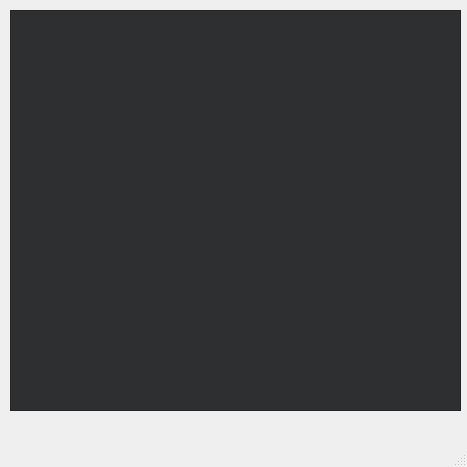
<?xml version="1.0" encoding="UTF-8"?>
<ui version="4.0">
 <class>MainWindow</class>
 <widget class="QMainWindow" name="MainWindow">
  <property name="geometry">
   <rect>
    <x>0</x>
    <y>0</y>
    <width>467</width>
    <height>467</height>
   </rect>
  </property>
  <property name="windowTitle">
   <string>MainWindow</string>
  </property>
  <widget class="QWidget" name="centralwidget">
   <widget class="QGraphicsView" name="graphicsView">
    <property name="geometry">
     <rect>
      <x>10</x>
      <y>10</y>
      <width>451</width>
      <height>401</height>
     </rect>
    </property>
    <property name="sizePolicy">
     <sizepolicy hsizetype="Fixed" vsizetype="Fixed">
      <horstretch>0</horstretch>
      <verstretch>0</verstretch>
     </sizepolicy>
    </property>
    <property name="palette">
     <palette>
      <active>
       <colorrole role="WindowText">
        <brush brushstyle="SolidPattern">
         <color alpha="255">
          <red>255</red>
          <green>255</green>
          <blue>255</blue>
         </color>
        </brush>
       </colorrole>
       <colorrole role="Button">
        <brush brushstyle="SolidPattern">
         <color alpha="255">
          <red>0</red>
          <green>0</green>
          <blue>0</blue>
         </color>
        </brush>
       </colorrole>
       <colorrole role="Light">
        <brush brushstyle="SolidPattern">
         <color alpha="255">
          <red>0</red>
          <green>0</green>
          <blue>0</blue>
         </color>
        </brush>
       </colorrole>
       <colorrole role="Midlight">
        <brush brushstyle="SolidPattern">
         <color alpha="255">
          <red>0</red>
          <green>0</green>
          <blue>0</blue>
         </color>
        </brush>
       </colorrole>
       <colorrole role="Dark">
        <brush brushstyle="SolidPattern">
         <color alpha="255">
          <red>0</red>
          <green>0</green>
          <blue>0</blue>
         </color>
        </brush>
       </colorrole>
       <colorrole role="Mid">
        <brush brushstyle="SolidPattern">
         <color alpha="255">
          <red>0</red>
          <green>0</green>
          <blue>0</blue>
         </color>
        </brush>
       </colorrole>
       <colorrole role="Text">
        <brush brushstyle="SolidPattern">
         <color alpha="255">
          <red>255</red>
          <green>255</green>
          <blue>255</blue>
         </color>
        </brush>
       </colorrole>
       <colorrole role="ButtonText">
        <brush brushstyle="SolidPattern">
         <color alpha="255">
          <red>255</red>
          <green>255</green>
          <blue>255</blue>
         </color>
        </brush>
       </colorrole>
       <colorrole role="Base">
        <brush brushstyle="SolidPattern">
         <color alpha="255">
          <red>0</red>
          <green>0</green>
          <blue>0</blue>
         </color>
        </brush>
       </colorrole>
       <colorrole role="Window">
        <brush brushstyle="SolidPattern">
         <color alpha="255">
          <red>0</red>
          <green>0</green>
          <blue>0</blue>
         </color>
        </brush>
       </colorrole>
       <colorrole role="AlternateBase">
        <brush brushstyle="SolidPattern">
         <color alpha="255">
          <red>0</red>
          <green>0</green>
          <blue>0</blue>
         </color>
        </brush>
       </colorrole>
       <colorrole role="ToolTipBase">
        <brush brushstyle="SolidPattern">
         <color alpha="255">
          <red>255</red>
          <green>255</green>
          <blue>220</blue>
         </color>
        </brush>
       </colorrole>
      </active>
      <inactive>
       <colorrole role="WindowText">
        <brush brushstyle="SolidPattern">
         <color alpha="255">
          <red>208</red>
          <green>208</green>
          <blue>208</blue>
         </color>
        </brush>
       </colorrole>
       <colorrole role="Button">
        <brush brushstyle="SolidPattern">
         <color alpha="255">
          <red>64</red>
          <green>65</green>
          <blue>66</blue>
         </color>
        </brush>
       </colorrole>
       <colorrole role="Light">
        <brush brushstyle="SolidPattern">
         <color alpha="255">
          <red>55</red>
          <green>55</green>
          <blue>55</blue>
         </color>
        </brush>
       </colorrole>
       <colorrole role="Midlight">
        <brush brushstyle="SolidPattern">
         <color alpha="255">
          <red>52</red>
          <green>52</green>
          <blue>52</blue>
         </color>
        </brush>
       </colorrole>
       <colorrole role="Dark">
        <brush brushstyle="SolidPattern">
         <color alpha="255">
          <red>64</red>
          <green>65</green>
          <blue>66</blue>
         </color>
        </brush>
       </colorrole>
       <colorrole role="Mid">
        <brush brushstyle="SolidPattern">
         <color alpha="255">
          <red>160</red>
          <green>160</green>
          <blue>160</blue>
         </color>
        </brush>
       </colorrole>
       <colorrole role="Text">
        <brush brushstyle="SolidPattern">
         <color alpha="255">
          <red>208</red>
          <green>208</green>
          <blue>208</blue>
         </color>
        </brush>
       </colorrole>
       <colorrole role="ButtonText">
        <brush brushstyle="SolidPattern">
         <color alpha="255">
          <red>208</red>
          <green>208</green>
          <blue>208</blue>
         </color>
        </brush>
       </colorrole>
       <colorrole role="Base">
        <brush brushstyle="SolidPattern">
         <color alpha="255">
          <red>46</red>
          <green>47</green>
          <blue>48</blue>
         </color>
        </brush>
       </colorrole>
       <colorrole role="Window">
        <brush brushstyle="SolidPattern">
         <color alpha="255">
          <red>46</red>
          <green>47</green>
          <blue>48</blue>
         </color>
        </brush>
       </colorrole>
       <colorrole role="AlternateBase">
        <brush brushstyle="SolidPattern">
         <color alpha="255">
          <red>53</red>
          <green>54</green>
          <blue>55</blue>
         </color>
        </brush>
       </colorrole>
       <colorrole role="ToolTipBase">
        <brush brushstyle="SolidPattern">
         <color alpha="255">
          <red>64</red>
          <green>65</green>
          <blue>66</blue>
         </color>
        </brush>
       </colorrole>
      </inactive>
      <disabled>
       <colorrole role="WindowText">
        <brush brushstyle="SolidPattern">
         <color alpha="255">
          <red>0</red>
          <green>0</green>
          <blue>0</blue>
         </color>
        </brush>
       </colorrole>
       <colorrole role="Button">
        <brush brushstyle="SolidPattern">
         <color alpha="255">
          <red>0</red>
          <green>0</green>
          <blue>0</blue>
         </color>
        </brush>
       </colorrole>
       <colorrole role="Light">
        <brush brushstyle="SolidPattern">
         <color alpha="255">
          <red>0</red>
          <green>0</green>
          <blue>0</blue>
         </color>
        </brush>
       </colorrole>
       <colorrole role="Midlight">
        <brush brushstyle="SolidPattern">
         <color alpha="255">
          <red>0</red>
          <green>0</green>
          <blue>0</blue>
         </color>
        </brush>
       </colorrole>
       <colorrole role="Dark">
        <brush brushstyle="SolidPattern">
         <color alpha="255">
          <red>0</red>
          <green>0</green>
          <blue>0</blue>
         </color>
        </brush>
       </colorrole>
       <colorrole role="Mid">
        <brush brushstyle="SolidPattern">
         <color alpha="255">
          <red>0</red>
          <green>0</green>
          <blue>0</blue>
         </color>
        </brush>
       </colorrole>
       <colorrole role="Text">
        <brush brushstyle="SolidPattern">
         <color alpha="255">
          <red>0</red>
          <green>0</green>
          <blue>0</blue>
         </color>
        </brush>
       </colorrole>
       <colorrole role="ButtonText">
        <brush brushstyle="SolidPattern">
         <color alpha="255">
          <red>0</red>
          <green>0</green>
          <blue>0</blue>
         </color>
        </brush>
       </colorrole>
       <colorrole role="Base">
        <brush brushstyle="SolidPattern">
         <color alpha="255">
          <red>0</red>
          <green>0</green>
          <blue>0</blue>
         </color>
        </brush>
       </colorrole>
       <colorrole role="Window">
        <brush brushstyle="SolidPattern">
         <color alpha="255">
          <red>0</red>
          <green>0</green>
          <blue>0</blue>
         </color>
        </brush>
       </colorrole>
       <colorrole role="AlternateBase">
        <brush brushstyle="SolidPattern">
         <color alpha="255">
          <red>53</red>
          <green>54</green>
          <blue>55</blue>
         </color>
        </brush>
       </colorrole>
       <colorrole role="ToolTipBase">
        <brush brushstyle="SolidPattern">
         <color alpha="255">
          <red>64</red>
          <green>65</green>
          <blue>66</blue>
         </color>
        </brush>
       </colorrole>
      </disabled>
     </palette>
    </property>
    <property name="interactive">
     <bool>true</bool>
    </property>
    <property name="dragMode">
     <enum>QGraphicsView::NoDrag</enum>
    </property>
   </widget>
  </widget>
  <widget class="QMenuBar" name="menubar">
   <property name="geometry">
    <rect>
     <x>0</x>
     <y>0</y>
     <width>467</width>
     <height>24</height>
    </rect>
   </property>
  </widget>
  <widget class="QStatusBar" name="statusbar"/>
 </widget>
 <resources/>
 <connections/>
</ui>
